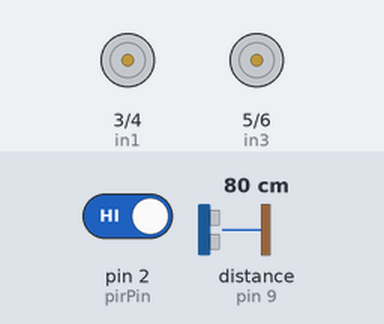
Bench run of a sketch on a simulated Arduino Uno, built with avr-gcc and run on an emulated ATmega328P. Parts: motor-driver pin pairs drawn as motors (green arrow = first pin HIGH = forward, orange = second pin HIGH = backward, longer = more drive). Wiring (inferred from the names in the program): ultrasonic range finder: trigger pin 8; echo pin 9. Inputs (shaded band) come from the test bench; at power-on: pin 2 (pirPin) HIGH, distance to the obstacle (sensor on pin 9) 80 cm. The echo pulse lasts 58.3 µs per cm.

Above: at 4.2 s.
4.3 s: pin 2 (pirPin) driven LOW
At 4.7 s:
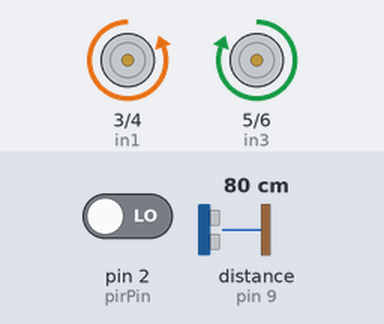
7.3 s: pin 2 (pirPin) driven HIGH
At 9.3 s:
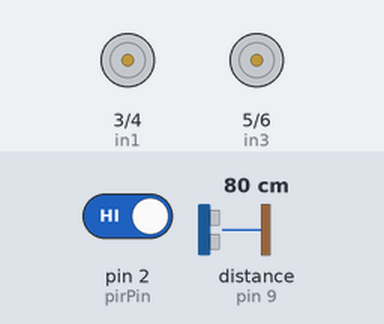
Timing chart, 0 to 10.8 s (numbered marks = the images above; inputs shaded):
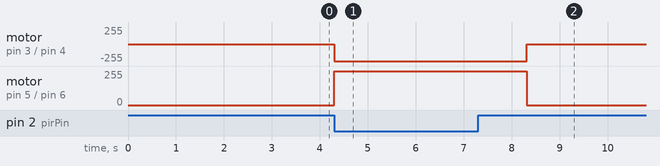

The sketch:

motors_with_ultrasonic.ino
```cpp
// Pins
const int pirPin = 2;

const int in1 = 3;
const int in2 = 4;
const int in3 = 5;
const int in4 = 6;

const int trigPin = 8;
const int echoPin = 9;

const long stopDistance = 40; // cm

unsigned long motorStartTime = 0;
const unsigned long motorRunDuration = 2000; // ms
bool motorRunning = false;

void setup() {
  Serial.begin(9600);

  pinMode(pirPin, INPUT);
  pinMode(in1, OUTPUT);
  pinMode(in2, OUTPUT);
  pinMode(in3, OUTPUT);
  pinMode(in4, OUTPUT);

  pinMode(trigPin, OUTPUT);
  pinMode(echoPin, INPUT);

  stopMotors();
  delay(3000); // Power bank stabilization
}

void loop() {
  long distance = readUltrasonicDistance();
  //Serial.println(distance);

  // Stop motors if object is too close
  if (distance < stopDistance) {
    stopMotors();
    motorRunning = false; // ignore PIR
    return;
  }

  // PIR Trigger Logic
  int pirState = digitalRead(pirPin);

  if (pirState == LOW && !motorRunning) {
    runMotors();
    motorRunning = true;
    motorStartTime = millis();
  }

  // Stop motors after run duration
  if (motorRunning && millis() - motorStartTime >= motorRunDuration) {
    stopMotors();
    motorRunning = false;
  }
}

// ---------- Motor Functions ----------
void runMotors() {
  digitalWrite(in1,LOW);
  digitalWrite(in2, HIGH);
  digitalWrite(in3, HIGH);
  digitalWrite(in4, LOW);
}

void stopMotors() {
  digitalWrite(in1, LOW);
  digitalWrite(in2, LOW);
  digitalWrite(in3, LOW);
  digitalWrite(in4, LOW);
}

// ---------- Ultrasonic Function ----------
long readUltrasonicDistance() {
  digitalWrite(trigPin, LOW);
  delayMicroseconds(2);

  digitalWrite(trigPin, HIGH);
  delayMicroseconds(10);
  digitalWrite(trigPin, LOW);

  long duration = pulseIn(echoPin, HIGH, 30000); // 30 ms timeout
  long distanceCm = duration * 0.034 / 2;
  return distanceCm;
}
```

Measured:
- after the input at 4.3 s, motor on pin 3 (in1) / pin 4 (in2): stopped → backward 255/255 at once; motor on pin 5 (in3) / pin 6 (in4): stopped → forward 255/255 at once
- after the input at 7.3 s, motor on pin 3 (in1) / pin 4 (in2): backward 255/255 → stopped after 1.0 s; motor on pin 5 (in3) / pin 6 (in4): forward 255/255 → stopped after 1.0 s
